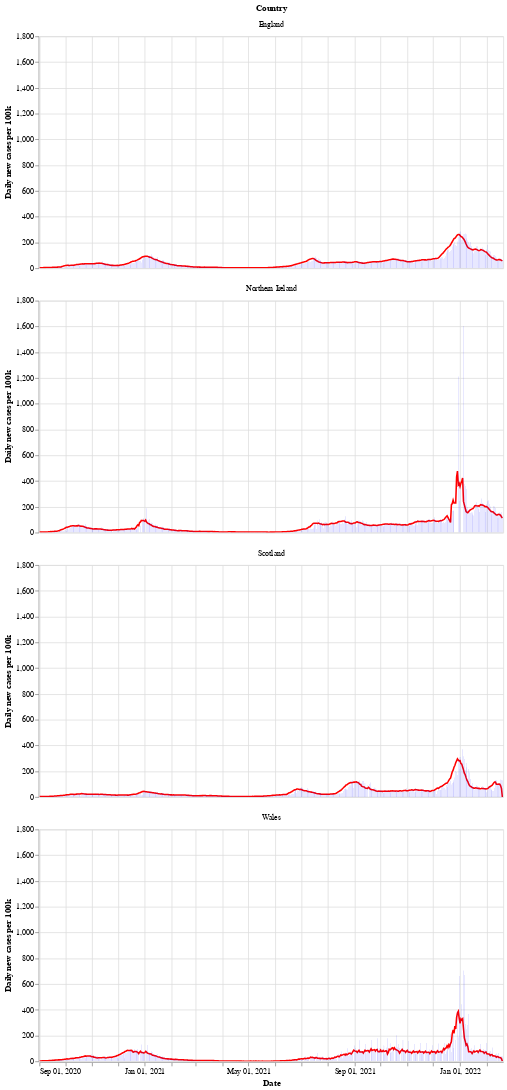

Notebook cell for this chart:
### Markdown cell above
Next is a bar chart of the number of new cases in each country (per 100k population), with the 7 day moving average of cases. Again we see that Wales saw a longer period of raising and falling cases compared to the other countries.

After a period of cases falling, each nation is now seeing a rise in the number of cases - especially in Wales.

### Code cell
# collapse
bars = alt.Chart(uk_cases).mark_bar().encode(
    x=alt.X("yearmonthdate(date):T", axis=alt.Axis(title='Date')),
    y=alt.Y("newCasesRate:Q", axis=alt.Axis(title='Daily new cases per 100k')),
    tooltip='newCasesRate',
    color=alt.condition(
        alt.datum.dailyChange > 0,
        alt.value("orange"),  # The positive color
        alt.value("blue")  # The negative color
    )
).properties(title='New cases per 100k population with rolling 7 day average', width=600).interactive()
line = alt.Chart(uk_cases).mark_line(
    color='red',
    size=2,
).transform_window(
    rolling_mean='mean(newCasesRate)',
    frame=[0, 7],
    groupby=['areaName']
).encode(
    x='yearmonthdate(date):T',
    y='rolling_mean:Q'
)
alt.layer(line, bars, data=uk_cases).facet(alt.Row('areaName', title='Country'), columns=1)

### Figure 1 — Vega-Lite specification as saved in the notebook (floating-point values rounded to 4 significant figures; data arrays with more than 128 entries replaced by an {"elided": "..."} marker saying what was removed)
{"config": {"view": {"continuousWidth": 400, "continuousHeight": 300}}, "data": {"name": "data-1f7ccfbcde562ea639e046b96d7981f2"}, "facet": {"type": "nominal", "field": "areaName", "title": "Country"}, "spec": {"layer": [{"mark": {"type": "line", "color": "red", "size": 2}, "encoding": {"x": {"type": "temporal", "field": "date", "timeUnit": "yearmonthdate"}, "y": {"type": "quantitative", "field": "rolling_mean"}}, "transform": [{"window": [{"op": "mean", "field": "newCasesRate", "as": "rolling_mean"}], "frame": [0, 7], "groupby": ["areaName"]}]}, {"mark": "bar", "encoding": {"color": {"condition": {"value": "orange", "test": "(datum.dailyChange > 0)"}, "value": "blue"}, "tooltip": {"type": "quantitative", "field": "newCasesRate"}, "x": {"type": "temporal", "axis": {"title": "Date"}, "field": "date", "timeUnit": "yearmonthdate"}, "y": {"type": "quantitative", "axis": {"title": "Daily new cases per 100k"}, "field": "newCasesRate"}}, "selection": {"selector002": {"type": "interval", "bind": "scales", "encodings": ["x", "y"]}}, "title": "New cases per 100k population with rolling 7 day average", "width": 600}]}, "columns": 1, "$schema": "https://vega.github.io/schema/vega-lite/v4.8.1.json", "datasets": {"data-1f7ccfbcde562ea639e046b96d7981f2": {"elided": "2148 records"}}}
